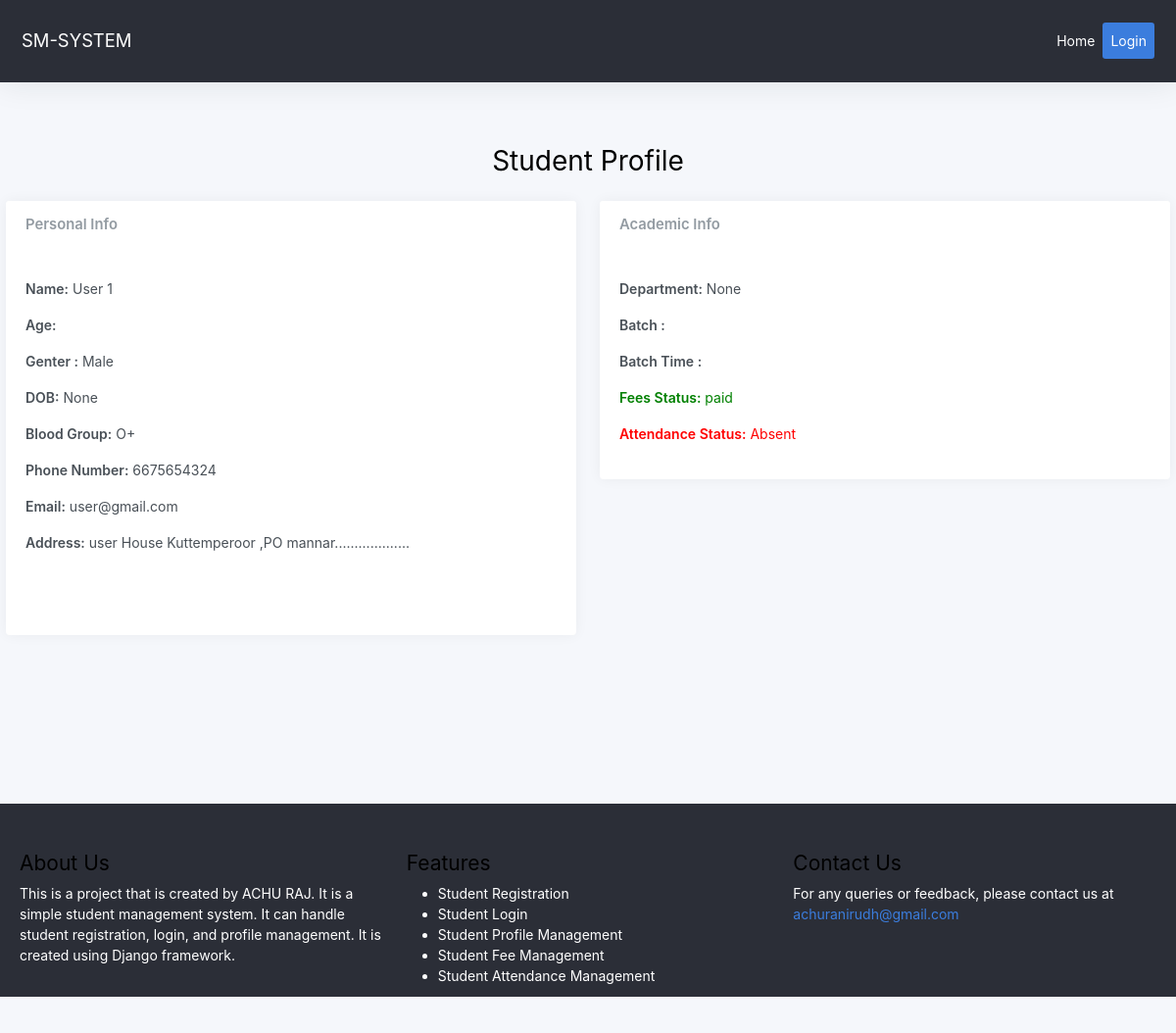
Page /view_student/1/ on the committed database.
### home/models.py (models this page shows, shortened)
class Student(models.Model):
    first_name = models.CharField(max_length=50)
    last_name  = models.CharField(max_length=50)
    user = models.OneToOneField(User, on_delete=models.CASCADE,null=True,blank=True)
    registration_number = models.CharField(max_length=20, unique=True, null=True, blank=True)
    date_of_birth = models.DateField(null=True, blank=True)
    email = models.EmailField(null=True, blank=True)
    phone = models.BigIntegerField(null=True, blank=True)
    address = models.TextField(null=True, blank=True)
    BLOOD_GROUP_CHOICES = [
        ('A+', 'A+'),
        ('A-', 'A-'),
        ('B+', 'B+'),
        ('B-', 'B-'),
        ('AB+', 'AB+'),
        ('AB-', 'AB-'),
        ('O+', 'O+'),
        ('O-', 'O-'),
    ]
    blood_group = models.CharField(max_length=3, choices=BLOOD_GROUP_CHOICES, null=True, blank=True)
    GENDER_CHOICES = [
        ('Male', 'Male'),
        ('Female', 'Female'),
        ('Other', 'Other'),
    ]
    gender = models.CharField(max_length=6, choices=GENDER_CHOICES, null=True, blank=True)
    department = models.ForeignKey('Department', on_delete=models.SET_NULL, null=True, blank=True)
    bach = models.ForeignKey('Batch', on_delete=models.SET_NULL, null=True, blank=True)
    FEES_CHOICE = [
        ('Unpaid','Unpaid'),
        ('pending','Pending'),
        ('paid','paid'),
    ]
    fees = models.CharField(max_length=10, choices=FEES_CHOICE, null=True, blank=True)
    ATTENTANCE_CHOICE = [
        ('Present','Present'),
        ('Absent','Absent'),
    ]
    attendence = models.CharField(max_length=10, choices=ATTENTANCE_CHOICE, null=True, blank=True)

### home/views.py (the view)
# urls.py: path('view_student/<int:id>/',view_student,name="view_student"),
def view_student(request,id):
    student = get_object_or_404(Student, id=id)
    return render(request, 'studentprofile.html', {'student': student})

### templates/studentprofile.html (shortened to what this page needs)
{% extends "base.html" %}
{% block content %}
<div class="container">
  <h1 class="text-center p-3">Student Profile</h1>
  <div class="  row ">
    <div class="col-md-6 mb-3">
      <div class="card">
        <div class="card-header">
          <h3 class="card-title">Personal Info</h3>
        </div>
        <div class="card-body">
          <p><b>Name:</b> {{ student.first_name }} {{student.last_name }}</p>
          <p><b>Age:</b> {{ age }}</p>
          <p><b>Genter :</b> {{ student.gender }}</p>
          <p><b>DOB:</b> {{ student.date_of_birth }}</p>
          <p><b>Blood Group:</b> {{ student.blood_group }}</p>
          <p><b>Phone Number:</b> {{ student.phone }}</p>
          <p><b>Email:</b> {{ student.email }}</p>
          <p><b>Address:</b> {{ student.address }}</p>
          <div class="text-right pt-5">
          </div>
        </div>
      </div>
    </div>
    <div class="col-md-6">
      <div class="card">
        <div class="card-header">
          <h3 class="card-title">Academic Info</h3>
        </div>
        <div class="card-body">
          <p><b>Department:</b> {{ student.department }}</p>
          <p><b>Batch :</b> {{student.bach.month}} {{ student.bach.bach}}</p>
          <p><b>Batch Time :</b> {{student.bach.class_time}}</p>
          <p style="color: {% if student.fees == 'Unpaid' %}red{% elif student.fees == 'paid' %}green{% else %}blue{% endif %};">
            <b>Fees Status:</b> {{ student.fees|default_if_none:'N/A' }}
          </p>
          <p style="color:  {% if student.attendence == 'Absent' %} red {% else %}green{% endif %}; ">
            <b style="">Attendance Status:</b>
            {{ student.attendence}} {% if user.student.attendence == 'Absent' and user.is_authenticated and not user.is_staff %} <a href="{% url "leave_letter" user.student.id %}">Click here to Submit a leave letter</a> {% endif %}
          </p>
        </div>
      </div>
    </div>
  </div>
</div>
{% endblock content %}

### templates/base.html (shortened to what this page needs)
<!DOCTYPE html>
{% load static %}
<html lang="en">
<head>
    <link href="https://cdn.jsdelivr.net/npm/bootstrap@5.3.3/dist/css/bootstrap.min.css" rel="stylesheet">
<link rel="stylesheet" href="https://maxcdn.bootstrapcdn.com/bootstrap/4.0.0/css/bootstrap.min.css">
    <link rel="stylesheet" href="{% static 'css/app.css' %}">
</head>
<body style="min-height: 100vh;">
    {% include "nav.html" %}
    <div class=" mt-5 mb-5  " style="min-height: 80vh;">
        {% block content %}
        {% endblock content %}
    </div>
    {% include "footer.html" %}
</body>
</html>

### templates/nav.html (shortened to what this page needs)
<nav class="navbar navbar-expand-lg navbar-dark" style="background-color: #2b2e37;">
    <a class="navbar-brand" href="#">SM-SYSTEM</a>
    <div class="collapse navbar-collapse" id="navbarNav" >
        <ul class="navbar-nav ml-auto">
            <li class="nav-item active">
                <a class="nav-link" href="{% url "index" %}">Home <span class="sr-only">(current)</span></a>
            </li>
                        <li class="nav-item  rounded bg-primary text-white">
                            {% if user.is_authenticated %}
                            <a class="nav-link active p-2" href="{% url 'logout' %}?next={{ request.path }}" onclick="event.preventDefault(); document.getElementById('logout-form').submit();">Logout</a>
                            <form id="logout-form" action="{% url 'logout' %}?next={{ request.path }}" method="POST" style="display: none;">
                                {% csrf_token %}
                            </form>
                            {% else %}
                    <a class="nav-link active p-2" href="{% url 'login' %}">Login</a>
                    {% endif %}
                </li>
        </ul>
    </div>
</nav>

### templates/footer.html
<footer class="footer footer-dark pt-5 pb-5" style="background-color: #2b2e37; color: white;">
    <div class="container">
        <div class="row">
            <div class="col-md-4">
                <h3>About Us</h3>
                <p>This is a project that is created by ACHU RAJ. It is a simple student management system. It can handle student registration, login, and profile management. It is created using Django framework.</p>
            </div>
            <div class="col-md-4">
                <h3>Features</h3>
                <ul>
                    <li>Student Registration</li>
                    <li>Student Login</li>
                    <li>Student Profile Management</li>
                    <li>Student Fee Management</li>
                    <li>Student Attendance Management</li>
                </ul>
            </div>
            <div class="col-md-4">
                <h3>Contact Us</h3>
                <p>For any queries or feedback, please contact us at <a href="mailto:achuranirudh@gmail.com">achuranirudh@gmail.com</a></p>
            </div>
        </div>
    </div>
</footer>

### rows in the picture
Student: first_name "User", last_name "1", gender "Male", date_of_birth "None", blood_group "O+", phone "6675654324", email "user@gmail.com", address "user House Kuttemperoor ,PO mannar...................", department "None", fees "paid", attendence "Absent"
